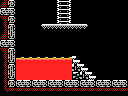

This game map was drawn from its Tiled (.tmx) file and the tilesets committed beside it. A one-line description and the full map source follow:
An orthogonal 16x12 tile map with 8x8 px tiles, 1 tile layer (Tile Layer 1) and 6 objects (2x item, big-item, breakable-left, door-left, 4x4-item).

<map version="1.0" orientation="orthogonal" renderorder="right-down" width="16" height="12" tilewidth="8" tileheight="8" nextobjectid="10">
 <properties>
  <property name="right" value="hole" />
  <property name="up" value="stairs" />
 </properties>
 <tileset firstgid="1" name="tiles" tilewidth="8" tileheight="8" tilecount="256" columns="16">
  <image source="tiles.png" width="128" height="128" />
 </tileset>
 <layer name="Tile Layer 1" width="16" height="12">
  <data encoding="csv">
127,165,1,1,1,1,1,249,168,1,1,1,1,1,1,1,
103,104,1,1,1,1,1,249,168,1,1,1,1,1,1,1,
125,165,1,1,1,1,1,249,168,1,1,1,1,1,1,1,
251,105,1,1,1,172,246,246,246,246,171,1,1,1,1,1,
127,106,1,1,1,1,1,1,1,1,1,1,1,1,1,1,
103,104,1,1,1,1,1,1,1,1,1,1,1,1,1,1,
125,105,1,1,1,1,1,1,1,1,1,1,1,1,1,1,
251,106,98,98,98,98,98,98,98,160,1,1,1,1,1,1,
251,105,113,113,113,113,113,113,113,159,160,1,1,1,1,1,
251,106,113,113,113,113,113,113,113,163,159,160,1,1,1,1,
251,165,103,104,103,104,103,104,103,104,103,104,103,104,103,104,
145,254,254,254,254,254,254,254,254,254,254,254,254,254,254,254
</data>
 </layer>
 <objectgroup name="objects">
  <object id="1" type="item" x="40" y="8" width="16" height="16" />
  <object id="2" type="big-item" x="96" y="56" width="32" height="24" />
  <object id="4" type="breakable-left" x="0" y="16" width="16" height="24" />
  <object id="6" type="door-left" x="0" y="16" width="16" height="24" />
  <object id="8" type="4x4-item" x="96" y="48" width="32" height="32" />
  <object id="9" type="item" x="72" y="8" width="16" height="16" />
 </objectgroup>
</map>
